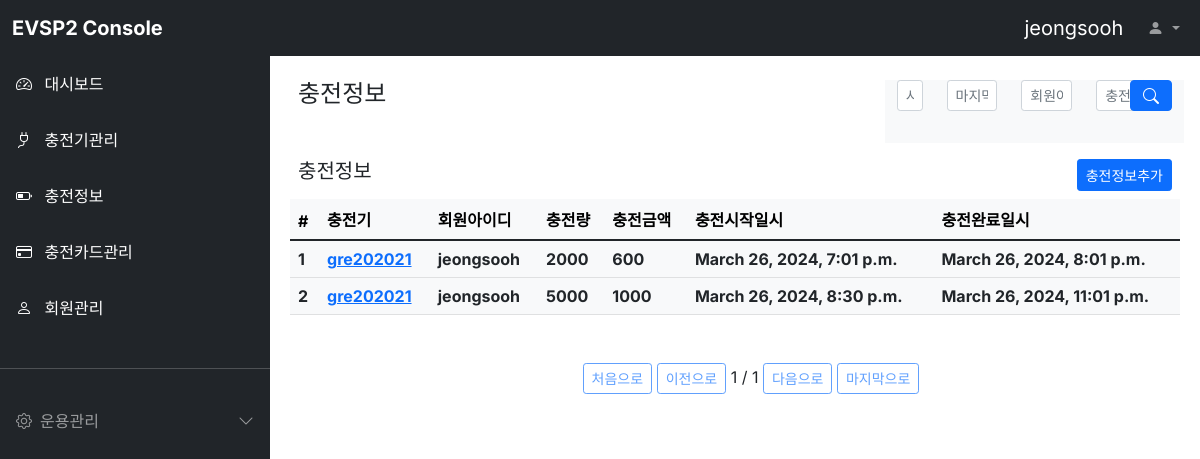
/charginginfo/ (signed in), run on the app's committed database.
### charginginfo/models.py (models this page shows)
class Charginginfo(models.Model):
  cpnumber = models.CharField(max_length=64, verbose_name='충전기번호')
  userid = models.CharField(max_length=64, verbose_name='회원아이디')
  energy = models.IntegerField(verbose_name='충전량')
  amount = models.IntegerField(verbose_name='충전금액')
  start_dttm = models.DateTimeField(auto_now_add=False, verbose_name='충전시작일시')
  end_dttm = models.DateTimeField(auto_now_add=False, verbose_name='충전완료일시')
  class Meta:
    db_table = 'evsp2_charginginfo'
    verbose_name = '충전정보'
    verbose_name_plural = '충전정보'

### charginginfo/views.py (the view)
# urls.py: path('', views.CharginginfoList.as_view()),
class CharginginfoList(ListView):
  model = Charginginfo
  template_name='charginginfo.html'
  context_object_name = 'charginginfoList'
  paginate_by = 3
  queryset = Charginginfo.objects.all()
  def get_queryset(self):
    queryset = Charginginfo.objects.all()
    self.filterset = CharginginfoFilter(self.request.GET, queryset=queryset)
    return self.filterset.qs
  def get_context_data(self, **kwargs):
    context = super().get_context_data(**kwargs)
    user_id = self.request.session['user']
    context['loginuser'] = user_id
    context['form'] = self.filterset.form
    return context

### charginginfo/templates/charginginfo.html (shortened to what this page needs)
{% extends "base.html" %}
{% block head %}
<link rel="stylesheet" href="//code.jquery.com/ui/1.13.2/themes/base/jquery-ui.css">
{% endblock %}
{% block contents %}
<div class="row mt-3 mx-3">
  <div class="col-md-8 fw-bold"><h4>충전정보</h4></div>
  <div class="col-md-4 bg-light d-grid justify-content-md-end">
    <form action="" method="get">
      <div class="row">
        <div class="form-group mb-3 col-md-2" id="datepicket1">
          <input type="{{ form.start_dttm__gt.field.widget.input_type }}" id="{{ form.start_dttm__gt.id_for_label }}"
            name="{{ form.start_dttm__gt.name }}" class="form-control form-control-sm" placeholder="시작일" />
        </div>
        <div class="form-group mb-3 col-md-3" id="datepicket2">
          <input type="{{ form.end_dttm__lt.field.widget.input_type }}" id="{{ form.end_dttm__lt.id_for_label }}"
            name="{{ form.end_dttm__lt.name }}" class="form-control form-control-sm" placeholder="마지막날" />
        </div>
        <div class="form-group mb-3 col-md-3">
          <input type="{{ form.userid.field.widget.input_type }}" id="{{ form.userid.id_for_label }}"
            name="{{ form.userid.name }}" class="form-control form-control-sm" placeholder="{{ form.userid.label }}" />
        </div>
        <div class="form-group mb-3 col-md-3 d-grid justify-content-md-end">
          <input type="{{ form.cpnumber.field.widget.input_type }}" id="{{ form.cpnumber.id_for_label }}"
            name="{{ form.cpnumber.name }}" class="form-control form-control-sm" placeholder="{{ form.cpnumber.label }}" />
        </div>
        <div class="form-group mb-3 col-md-1 d-grid justify-content-md-end">
          <button class="btn btn-primary" type="submit" id="button-addon2">
            <i class="bi bi-search"></i>
          </button>
        </div>
      </div>
    </form>
  </div>
</div>
<div class="row mt-3 mx-3">
  <div class="col-md-9 fw-bold"><h5>충전정보</h5></div>
  <div class="col-md-3 d-grid justify-content-md-end">
    <button class="btn btn-primary btn-sm"
      onclick="location.href='/charginginfo/register/'">충전정보추가
    </button>
  </div>
</div>
<div class="row mt-2 mx-2">
  <div class="col-12">
    {% load infolist_extras %}
    <table class="table table-light">
      <thead class="thead-light">
        <tr>
          <th scope="col">#</th>
          <th scope="col">충전기</th>
          <th scope="col">회원아이디</th>
          <th scope="col">충전량</th>
          <th scope="col">충전금액</th>
          <th scope="col">충전시작일시</th>
          <th scope="col">충전완료일시</th>
        </tr>
      </thead>
      <tbody class="text-dark">
        {% for charginginfo in charginginfoList %}
        <tr>
          <th scope="row">{{ charginginfo.id }}</th>
          <th><a href="/charginginfo/{{ charginginfo.id }}">{{ charginginfo.cpnumber }}</a></th>
          <th>{{ charginginfo.userid }}</th>
          <th>{{ charginginfo.energy }}</th>
          <th>{{ charginginfo.amount }}</th>
          <th>{{ charginginfo.start_dttm }}</th>
          <th>{{ charginginfo.end_dttm }}</th>
        </tr>
        {% endfor %}
      </tbody>
    </table>
    <div class="pagination justify-content-center mt-5">
      <ul class="step-links">
        {% if page_obj.has_previous %}
        <a class="btn btn-sm btn-outline-primary" href="{% my_url 1 'page' request.GET.urlencode %}">처음으로</a>
        <a class="btn btn-sm btn-outline-primary" href="{% my_url page_obj.previous_page_number 'page' request.GET.urlencode %}">이전으로</a>
        <!-- <a class="btn btn-sm btn-outline-primary" href="?page=1">처음으로</a>
        <a class="btn btn-sm btn-outline-primary" href="?page={{ page_obj.previous_page_number }}">이전으로</a> -->
        {% else %}
        <a class="btn btn-sm btn-outline-primary disabled" href="#">처음으로</a>
        <a class="btn btn-sm btn-outline-primary disabled" href="#">이전으로</a>
        {% endif %}
      <span class="current">
        {{ page_obj.number }} / {{ page_obj.paginator.num_pages }}
      </span>
        {% if page_obj.has_next %}
        <a class="btn btn-sm btn-outline-primary" href="{% my_url page_obj.next_page_number 'page' request.GET.urlencode %}">다음으로</a>
        <a class="btn btn-sm btn-outline-primary" href="{% my_url page_obj.paginator.num_pages 'page' request.GET.urlencode %}">마지막으로</a>
        <!-- <a class="btn btn-sm btn-outline-primary" href="?page={{ page_obj.next_page_number }}">다음으로</a>
        <a class="btn btn-sm btn-outline-primary" href="?page={{ page_obj.paginator.num_pages }}">마지막으로</a> -->
        {% else %}
        <a class="btn btn-sm btn-outline-primary disabled" href="#">다음으로</a>
        <a class="btn btn-sm btn-outline-primary disabled" href="#">마지막으로</a>
        {% endif %}
      </ul>
    </div>
  </div>
</div>
{% endblock %}

### static/style.css (style rules this page uses)
body, button { font-family: "Inter", sans-serif; }
:root { --offcanvas-width: 270px; --topNavbarHeight: 56px; }
@media (min-width: 992px) { body { overflow: auto !important; } }

### data on the page
Charginginfo: id "1", cpnumber "gre202021", userid "jeongsooh", energy "2000", amount "600", start_dttm "March 26, 2024, 7:01 p.m.", end_dttm "March 26, 2024, 8:01 p.m."
Charginginfo: id "2", cpnumber "gre202021", userid "jeongsooh", energy "5000", amount "1000", start_dttm "March 26, 2024, 8:30 p.m.", end_dttm "March 26, 2024, 11:01 p.m."

### other printed values
{{ loginuser }} "jeongsooh"
{{ page_obj.number }} "1"
{{ page_obj.paginator.num_pages }} "1"
